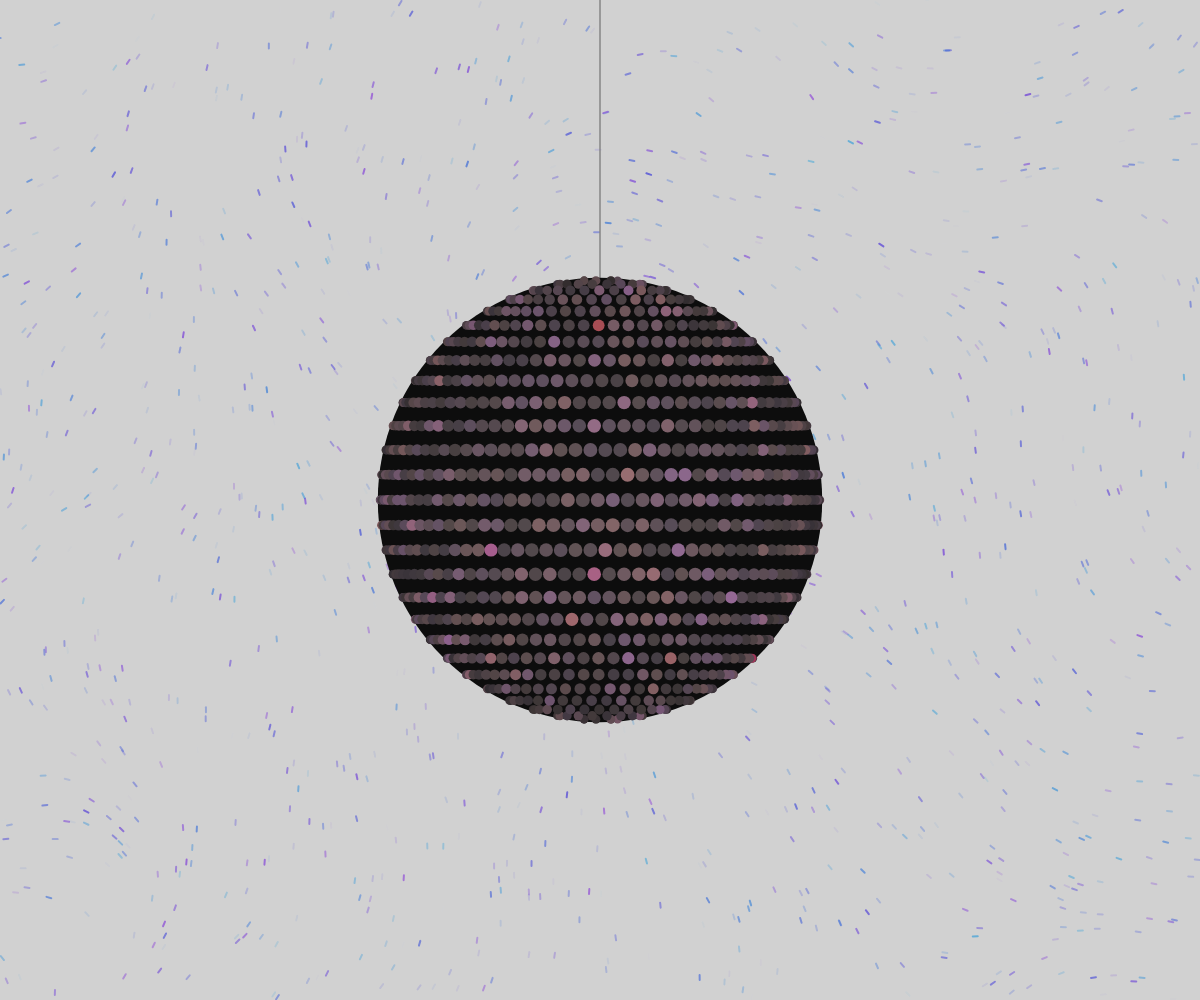
Frame 1 (no input)
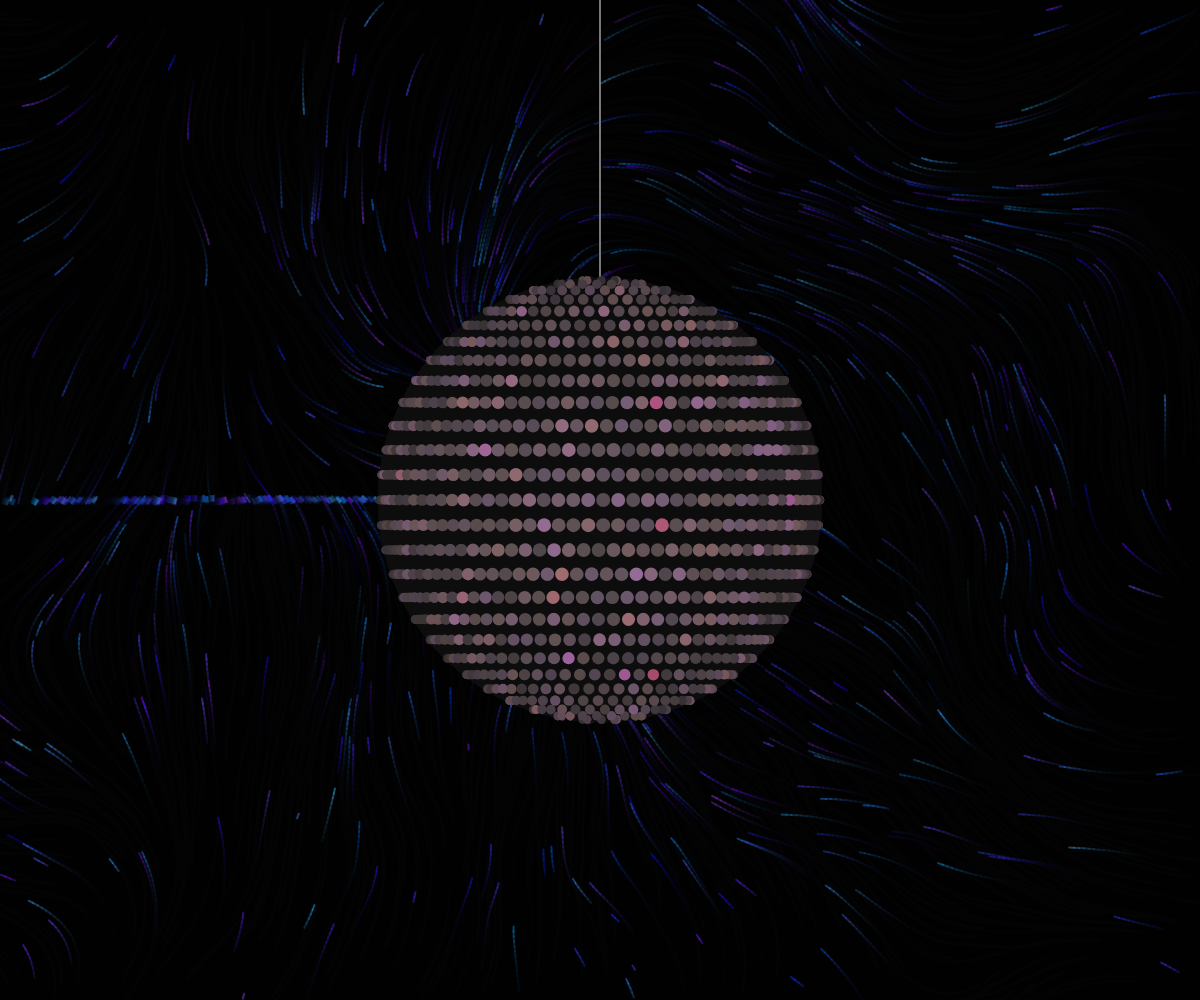
Frame 60 (no input)
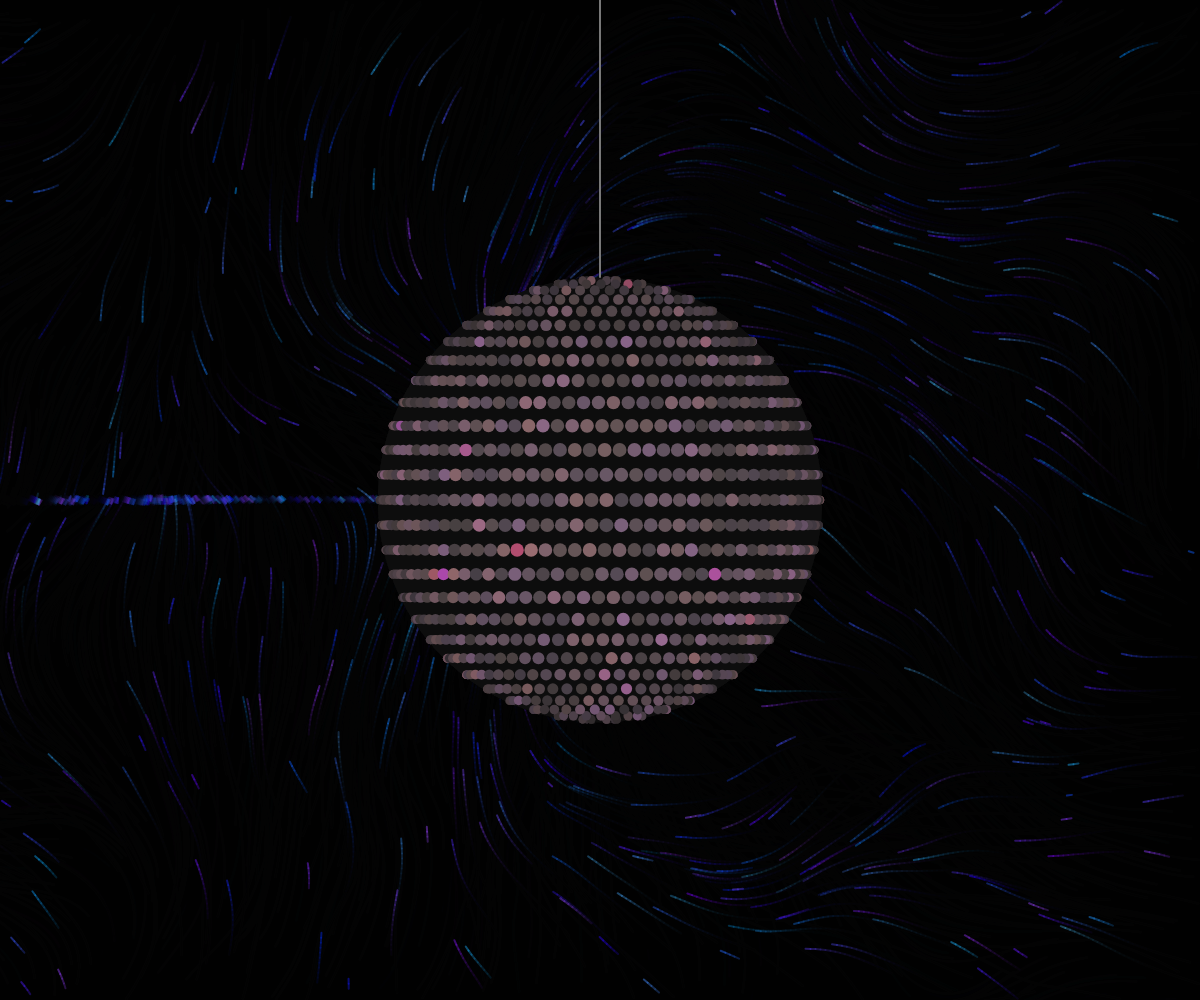
Frame 120 (the mouse pressed at the canvas centre since frame 60)

The p5.js sketch that drew these frames (run headless with seeded random() and noise() and a simulated clock; from frame 60 on, the mouse is pressed at the canvas centre):

// p5.js sketch
// ── sketch.js
let ballRadius = 220;
let tiles = [];
let angle = 0;
let rotSpeed = 0.01;

// Flow field background
let bgParticles = [];
let bgCount = 1200;
let off = 0.0025;
let zOff = 0;

function setup() {
  createCanvas(windowWidth, windowHeight);
  colorMode(HSB, 360, 100, 100, 1);
  smooth();
  buildTiles();
  for (let i = 0; i < bgCount; i++) {
    bgParticles.push(new BgParticle(true));
  }
}

function buildTiles() {
  let numRows = 26;
  for (let row = 0; row <= numRows; row++) {
    let phi = map(row, 0, numRows, 0.08, PI - 0.08);
    let r = sin(phi) * ballRadius;
    let cols = max(3, round((TWO_PI * r) / 15));
    for (let col = 0; col < cols; col++) {
      tiles.push({
        phi: phi,
        baseTheta: map(col, 0, cols, 0, TWO_PI),
        seed: random(10000),
        hue: random([320, 330, 340, 350, 355, 310, 300])
      });
    }
  }
}

class BgParticle {
  constructor(randomAge) {
    this.reset(randomAge);
  }

  reset(randomAge) {
    this.x  = random(width);
    this.y  = random(height);
    this.px = this.x;
    this.py = this.y;
    this.maxLife = random(100, 120);
    this.life    = randomAge ? random(this.maxLife) : this.maxLife;
    // Deep blue → indigo → violet range
    this.hue = random(200, 270);
    this.sat = random(70, 100);
  }

  update() {
    this.px = this.x;
    this.py = this.y;

    // Flow field angle: blend Perlin noise with tangential spin around canvas center
    let noiseAngle    = noise(this.x * off, this.y * off, zOff) * TWO_PI * 2;
    let tangential    = atan2(this.y - height / 2, this.x - width / 2) + HALF_PI;
    let flowAngle     = lerp(noiseAngle, tangential, 0.55);

    this.x += cos(flowAngle) * 5;
    this.y += sin(flowAngle) * 5;
    this.life--;
  }

  show() {
    let alpha = map(this.life, 0, this.maxLife, 0, 0.55);
    stroke(this.hue, this.sat, 85, alpha);
    strokeWeight(2);
    line(this.px, this.py, this.x, this.y);
  }

  isDead() {
    return this.life < 0 ||
           this.x < 0 || this.x > width ||
           this.y < 0 || this.y > height;
  }
}

function draw() {
  // Semi-transparent fade instead of full clear — creates trail persistence
  noStroke();
  fill(0, 0, 0, 0.18);
  rect(0, 0, width, height);

  // Draw background flow field
  for (let i = bgParticles.length - 1; i >= 0; i--) {
    bgParticles[i].update();
    bgParticles[i].show();
    if (bgParticles[i].isDead()) bgParticles[i] = new BgParticle(false);
  }
  zOff += 0.004; // slowly evolve the field over time

  angle += rotSpeed;

  // String from top-center to ball
  stroke(0, 0, 50, 0.7);
  strokeWeight(2);
  line(width / 2, 0, width / 2, height / 2 - ballRadius);

  push();
  translate(width / 2, height / 2);

  // Opaque sphere base cuts cleanly through the flow field trails
  noStroke();
  fill(0, 0, 5);
  circle(0, 0, ballRadius * 2.02);

  // Project tiles to 2D, cull back hemisphere
  let visible = [];
  for (let t of tiles) {
    let theta = t.baseTheta + angle;
    let x = ballRadius * sin(t.phi) * cos(theta);
    let y = ballRadius * cos(t.phi);
    let z = ballRadius * sin(t.phi) * sin(theta);
    if (z > -15) visible.push({ x, y, z, t });
  }

  visible.sort((a, b) => a.z - b.z);

  for (let { x, y, z, t } of visible) {
    let n = noise(t.seed, frameCount * 0.05);
    let sparkle = pow(n, 2.5) * 100;

    let sz    = map(z, -ballRadius, ballRadius, 3, 14);
    let base  = map(z, -ballRadius, ballRadius, 5, 30);
    let bright = min(base + sparkle * 0.65, 100);

    let h = t.hue, s;
    if (sparkle > 85) {
      s = map(sparkle, 85, 100, 40, 0);
    } else if (sparkle > 50) {
      s = map(sparkle, 50, 85, 30, 100);
    } else {
      s = map(sparkle, 0, 50, 10, 30);
    }

    noStroke();
    fill(h, s, bright);
    circle(x, y, sz);

    if (sparkle > 72) {
      let alpha = map(sparkle, 72, 100, 0, 0.95);
      let len   = sz * map(sparkle, 72, 100, 1, 5.5);
      let starS = sparkle > 85 ? map(sparkle, 85, 100, 40, 0) : s * 0.3;
      stroke(h, starS, 100, alpha);
      strokeWeight(0.5);
      line(x - len, y, x + len, y);
      line(x, y - len, x, y + len);
      line(x - len * 0.55, y - len * 0.55, x + len * 0.55, y + len * 0.55);
      line(x - len * 0.55, y + len * 0.55, x + len * 0.55, y - len * 0.55);
    }
  }

  pop();
}

function windowResized() {
  resizeCanvas(windowWidth, windowHeight);
}

// ── style.css
html, body {
  margin: 0;
  padding: 0;
  height: 100%;
}

body {
  display: flex;
  justify-content: center;
  align-items: center;
  min-height: 100vh;
  background: #fff;
}

canvas {
  display: block;
}

.site-header {
  position: fixed;
  top: 0;
  left: 0;
  right: 0;
  display: flex;
  align-items: center;
  justify-content: space-between;
  padding: 40px 10%;
  background: #000;
  z-index: 9999;
}

.site-title-label {
  font-family: 'Helvetica Neue', Helvetica, Arial, sans-serif;
  font-size: 25px;
  font-weight: 700;
  letter-spacing: 0em;
  text-transform: uppercase;
  color: #fff;
  text-decoration: none;
}

.works-count {
  font-family: 'Helvetica Neue', Helvetica, Arial, sans-serif;
  font-size: 25px;
  font-weight: 700;
  letter-spacing: 0em;
  text-transform: uppercase;
  color: #fff;
}

.site-title-label {
  transition: color 0.2s ease;
}

.site-title-label:hover {
  color: rgba(255, 255, 255, 0.5);
}

.works-count {
  cursor: pointer;
  transition: color 0.2s ease;
}

.works-count:hover {
  color: rgba(255,255,255, 0.5);
}

.desc-overlay {
  position: fixed;
  top: 0; left: 0; right: 0; bottom: 0;
  background: #0D0D0D;
  z-index: 9998;
  display: flex;
  align-items: center;
  justify-content: flex-end;
  padding: 0 10%;
  opacity: 0;
  pointer-events: none;
  transition: opacity 0.3s ease;
}

.desc-overlay.active {
  opacity: 1;
  pointer-events: all;
}

.desc-content {
  text-align: right;
  word-break: keep-all;
  color: #ffffff;
  font-family: 'Helvetica Neue', Helvetica, Arial, sans-serif;
  max-width: 900px;
}

.desc-tag,
.desc-main,
.desc-sub {
  font-size: 47px;
  font-weight: 700;
  line-height: 1.2;
  margin-bottom: 24px;
  text-transform: uppercase;
}

.work-nav {
  position: fixed;
  bottom: 40px;
  left: 10%;
  right: 10%;
  display: flex;
  justify-content: space-between;
  z-index: 9999;
}

.nav-link {
  font-family: 'Helvetica Neue', Helvetica, Arial, sans-serif;
  font-size: 25px;
  font-weight: 700;
  text-transform: uppercase;
  letter-spacing: 0em;
  color: #fff;
  text-decoration: none;
  transition: color 0.2s ease;
}

.nav-link:hover {
  color: rgba(255, 255, 255, 0.4);
}
